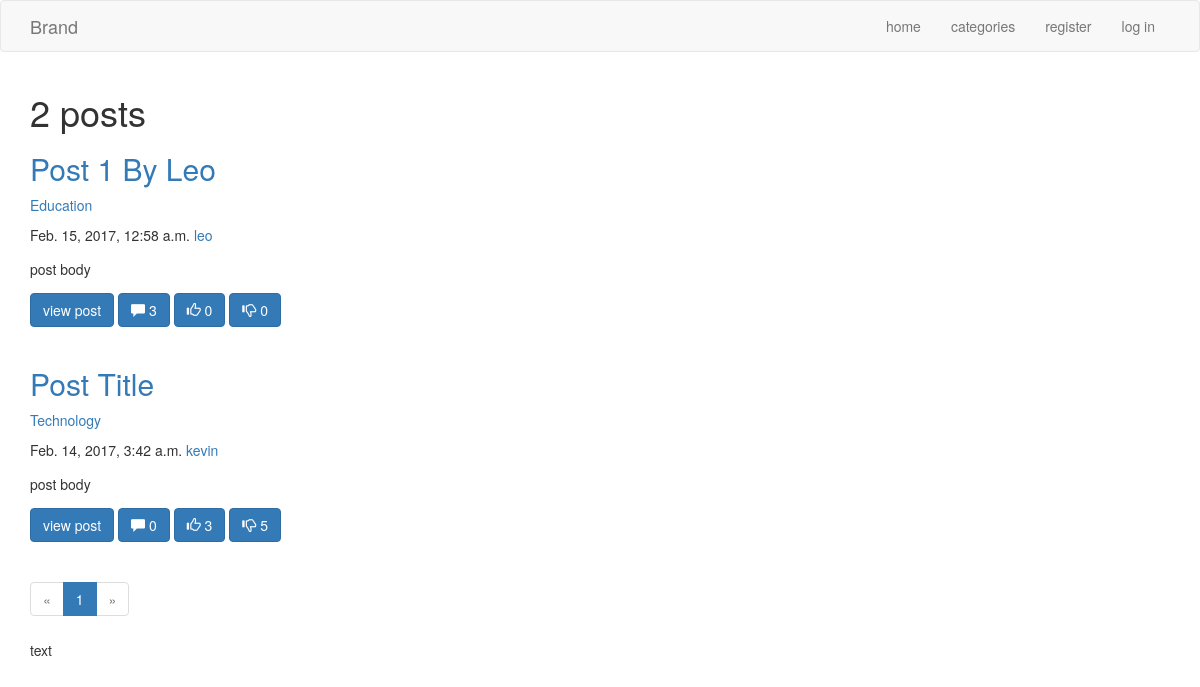
Screenshot of /blog/ with the database file from the repository.
### sampleblog/models.py (models this page shows, shortened)
class Post(models.Model):
    user = models.ForeignKey(User, on_delete=models.CASCADE)
    category = models.ForeignKey(Category, on_delete=models.CASCADE)
    likes = models.IntegerField(null=True,blank=True,default = 0)
    dislikes = models.IntegerField(null=True,blank=True,default = 0)
    title = models.CharField(max_length=200,unique=True)
    text = models.TextField()
    created_date = models.DateTimeField(default=timezone.now)
    slug = models.SlugField(default= 10)
    published_date = models.DateTimeField(blank=True, null=True)
    def current_comments_count(self):
        return Comment.objects.filter(post = self).count()

class Category(models.Model):
     categories = (
     ('Economics', 'Economics'),
     ('Finance', 'Finance'),
     ('Pet', 'Pet'),
     ('Gaming', 'Gaming'),
     ('Nature', 'Nature'),
     ('Medical', 'Medical'),
     ('Social Media', 'Social Media'),
     ('Sports', 'Sports'),
     ('Science', 'Science'),
     ('Technology', 'Technology'),
     ('History', 'History'),
     ('Travel', 'Travel'),
     ('Fashion', 'Fashion'),
     ('Music', 'Music'),
     ('Movie', 'Movie'),
     ('Education', 'Education'),
     ('Health', 'Health'),
     )
     category = models.CharField(max_length=50,choices=categories,)
     slug = models.SlugField(default= 10)

### sampleblog/views.py (the view)
# urls.py: url(r'^blog/$',views.post_list,name='post_list'),
def post_list(request):
    post_list = Post.objects.filter(published_date__isnull = False).order_by('-published_date')
    post_list_count = post_list.count()
    post_list_state = "posts"
    if post_list_count == 0:
        messages.info(request, 'There are no published posts yet.', extra_tags="alert alert-info")
        post_list_state = "post"
    if post_list_count == 1:
        post_list_state = "post"
    paginator = Paginator(post_list, 5) # Show 25 contacts per page
    page = request.GET.get('page')
    try:
        post_list_current_page = paginator.page(page)
    except PageNotAnInteger:
        post_list_current_page = paginator.page(1)
    except EmptyPage:
        post_list_current_page = paginator.page(paginator.num_pages)
    context = {
    'post_list_current_page':post_list_current_page,
    'post_list_count':post_list_count,
    'post_list_state':post_list_state
    }
    return render(request,'sampleblog/post_list.html',context)

### sampleblog/templates/sampleblog/post_list.html (shortened to what this page needs)
<!DOCTYPE html>
<html lang="en">
<head>
  {% load static %}
  <link href="{% static 'sampleblog/bootstrap-3.3.7-dist/bootstrap-3.3.7-dist/css/bootstrap.min.css' %}" rel="stylesheet">
  <link href="{% static 'sampleblog/css/index.css' %}" rel="stylesheet" type="text/css">
</head>
<body>
  <header>
    <nav class="navbar navbar-default ">
      <div class="container">
        <div class="navbar-header">
          <a class="navbar-brand" href="{% url 'sampleblog:post_list' %}">Brand</a>
        </div>
        <div class="collapse navbar-collapse" id="bs-example-navbar-collapse-1">
          <ul class="nav navbar-nav navbar-right">
            <li><a href="{% url 'sampleblog:post_list' %}">home</a></li>
            <li><a href="{% url 'sampleblog:category' %}">categories</a></li>
            {% if user.is_authenticated %}
            <li><a href="{% url 'auth:logout' %}">log out</a></li>
            <li><a href="{% url 'sampleblog:dashboard' %}">dashboard</a></li>
            {% else %}
            <li><a href="{% url 'sampleblog:register' %}">register</a></li>
            <li><a href="{% url 'auth:login' %}">log in</a></li>
            {% endif %}
          </ul>
        </div>
      </div>
    </nav>
  </header>
  {% block content %}
  <main>
    <section>
      <div class='container'>
        <div>
          <div>
            <h1>{{post_list_count}} {{post_list_state}}</h1>
          </div>
          {% if post_list_count != 0 %}
          {% for post in post_list_current_page %}
          <div class='wrapper'>
            <div>
              <h2><a href="{% url 'sampleblog:post_details' post_slug=post.slug %}">{{post.title}}</a></h2>
            </div>
            <div class='wrapper'>
              <span><a href='{% url 'sampleblog:posts_by_category' category_slug=post.category.slug %}'>{{post.category.category}}</a></span>
            </div>
            <div class='wrapper'>
              <span>{{post.published_date}}</span>
              <a href='{% url 'sampleblog:posts_by_user' user=post.user.username %}'>{{post.user.username}}</a>
            </div>
            <div><p>{{post.text}}</p></div>
            <div class='wrapper'>
              <a class='btn btn-primary' href="{% url 'sampleblog:post_details' post_slug=post.slug %}">view post</a>
              <a class='btn btn-primary' href="{% url 'sampleblog:post_details' post_slug=post.slug %}">
                <span class="glyphicon glyphicon-comment"></span>
                <span>{{post.current_comments_count}}<span>
              </a>
              <a class='btn btn-primary' href="{% url 'sampleblog:post_details' post_slug=post.slug %}">
                <span class="glyphicon glyphicon-thumbs-up"></span>
                <span>{{post.likes}}</span>
              </a>
              <a class='btn btn-primary' href="{% url 'sampleblog:post_details' post_slug=post.slug %}">
                <span class="glyphicon glyphicon-thumbs-down"></span>
                <span>{{post.dislikes}}</span>
              </a>
            </div>
          </div>
          {% endfor %}
          <ul class="pagination">
            {% if post_list_current_page.has_previous %}
            <li><a href="?page={{ post_list_current_page.previous_page_number }}">&laquo;</a></li>
            {% else %}
            <li class="disabled"><span>&laquo;</span></li>
            {% endif %}
            {% for i in post_list_current_page.paginator.page_range %}
            {% if post_list_current_page.number == i %}
            <li class="active"><span>{{ i }} <span class="sr-only">(current)</span></span></li>
            {% else %}
            <li><a href="?page={{ i }}">{{ i }}</a></li>
            {% endif %}
            {% endfor %}
            {% if post_list_current_page.has_next %}
            <li><a href="?page={{ post_list_current_page.next_page_number }}">&raquo;</a></li>
            {% else %}
            <li class="disabled"><span>&raquo;</span></li>
            {% endif %}
          </ul>
          {% endif %}
        </div>
      </div>
    </section>
  </main>
  {% endblock content %}
  <footer >
    <div class='container' >
    text
    </div>
  </footer>
</body>
</html>

### sampleblog/static/sampleblog/css/index.css (style rules this page uses)
.wrapper { padding: 0 0 10px 0; }
p { line-height: 2; }

### rows the page displays
Post: title "Post 1 By Leo", category.category "Education", published_date "Feb. 15, 2017, 12:58 a.m.", user.username "leo", text "post body", current_comments_count "3", likes "0", dislikes "0"
Post: title "Post Title", category.category "Technology", published_date "Feb. 14, 2017, 3:42 a.m.", user.username "kevin", text "post body", current_comments_count "0", likes "3", dislikes "5"

### other values shown
{{ post_list_count }} "2"
{{ post_list_state }} "posts"
{{ i }} "1"
